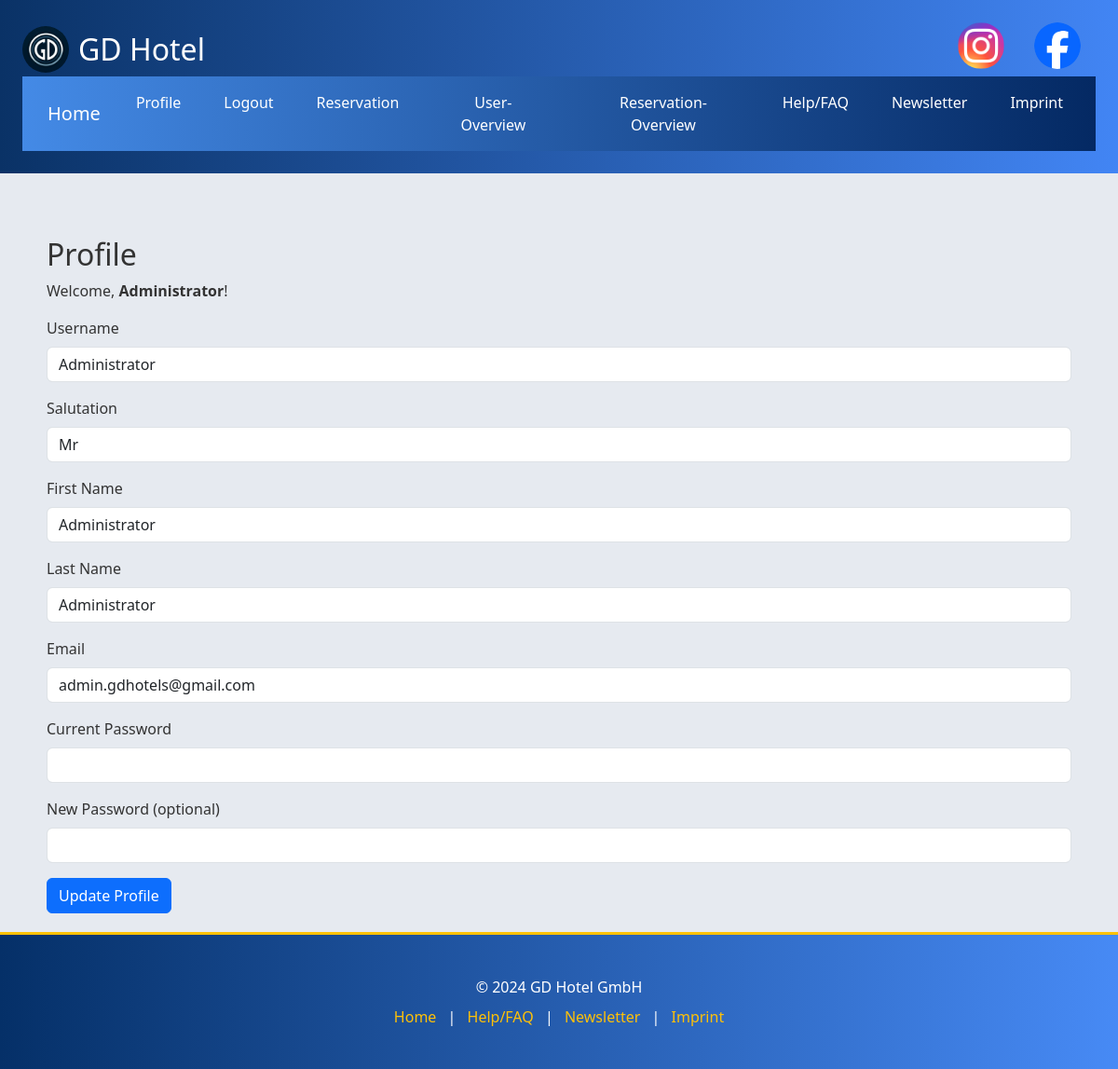
The app's page /profile.php (signed in) with its own data.
### tables this page shows
CREATE TABLE `users` (
  `id` int(11) NOT NULL,
  `salutation` varchar(4) NOT NULL,
  `firstname` varchar(50) NOT NULL,
  `lastname` varchar(50) NOT NULL,
  `useremail` varchar(100) NOT NULL,
  `username` varchar(50) NOT NULL,
  `password` varchar(260) NOT NULL,
  `role` varchar(50) NOT NULL,
  `status` varchar(50) NOT NULL
);

### profile.php (the view, shortened to what this page needs)
<?php
require_once'form/dbaccess.php';
$db_obj = new mysqli($host, $user, $dbpassword, $database);
if ($db_obj->connect_error) {
    echo "Connection Error: " . $db_obj -> connect_error;
    exit();
}else{
    $sql = "SELECT * FROM users";
    $result = $db_obj -> query($sql);
    while ($row = $result->fetch_array()) {
        if ($row['username'] === $_SESSION['username']) {
            $profile_salutation = $row['salutation'];
            $profile_firstname = $row['firstname'];
            $profile_lastname = $row['lastname'];
            $profile_email = $row['useremail'];
            $profile_username = $row['username'];
            break;
        }
    }
}
?>
<!DOCTYPE html>
<html lang="en">
<head>
</head>
<body>
<?php include('header.php');
?>
<div class="container mt-5">
    <h2>Profile</h2>
    <p>Welcome, <strong><?= htmlspecialchars($profile_username); ?></strong>!</p>
    <form action="form/profile_update.php" method="POST">
        <div class="mb-3">
            <label for="username" class="form-label">Username</label>
            <input type="text" class="form-control" id="username" name="username"
                   value="<?php echo htmlspecialchars($profile_username); ?>" required>
        </div>
        <div class="mb-3">
            <label for="salutation" class="form-label">Salutation</label>
            <select id="salutation" name="salutation" class="form-control">
                <option value="Mr" <?php if ($profile_salutation == 'Mr') echo 'selected'; ?>>Mr</option>
            </select>
        </div>
        <div class="mb-3">
            <label for="name" class="form-label">First Name</label>
            <input type="text" class="form-control" id="name" name="name"
                   value="<?php echo htmlspecialchars($profile_firstname); ?>" required>
        </div>
        <div class="mb-3">
            <label for="surname" class="form-label">Last Name</label>
            <input type="text" class="form-control" id="surname" name="surname"
                   value="<?php echo htmlspecialchars($profile_lastname); ?>" required>
        </div>
        <div class="mb-3">
            <label for="email" class="form-label">Email</label>
            <input type="email" class="form-control" id="email" name="email"
                   value="<?php echo htmlspecialchars($profile_email); ?>" required>
        </div>
        <div class="mb-3">
            <label for="current_password" class="form-label">Current Password</label>
            <input type="password" class="form-control" id="current_password" name="current_password" required>
        </div>
        <div class="mb-3">
            <label for="new_password" class="form-label">New Password (optional)</label>
            <input type="password" class="form-control" id="new_password" name="new_password">
        </div>
        <button type="submit" class="btn btn-primary">Update Profile</button>
    </form>
</div>
<?php include('footer.php'); ?>
</body>
</html>

### records on screen
users: username "Administrator", salutation "Mr", name "Administrator", surname "Administrator", email "admin.gdhotels@gmail.com"
